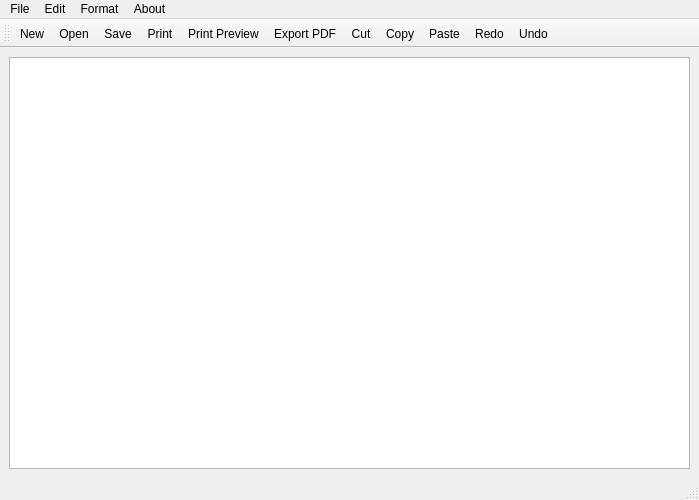
<?xml version="1.0" encoding="UTF-8"?>
<ui version="4.0">
 <class>MainWindow</class>
 <widget class="QMainWindow" name="MainWindow">
  <property name="geometry">
   <rect>
    <x>0</x>
    <y>0</y>
    <width>699</width>
    <height>500</height>
   </rect>
  </property>
  <property name="windowTitle">
   <string>NotePad App</string>
  </property>
  <widget class="QWidget" name="centralwidget">
   <layout class="QHBoxLayout" name="horizontalLayout">
    <item>
     <widget class="QTextEdit" name="textEdit"/>
    </item>
   </layout>
  </widget>
  <widget class="QMenuBar" name="menubar">
   <property name="geometry">
    <rect>
     <x>0</x>
     <y>0</y>
     <width>699</width>
     <height>22</height>
    </rect>
   </property>
   <widget class="QMenu" name="menuFile">
    <property name="title">
     <string>File</string>
    </property>
    <addaction name="actionNew"/>
    <addaction name="actionOpen"/>
    <addaction name="actionSave"/>
    <addaction name="separator"/>
    <addaction name="actionPrint"/>
    <addaction name="actionPrint_Preview"/>
    <addaction name="actionExport_PDF"/>
    <addaction name="separator"/>
    <addaction name="actionClose"/>
   </widget>
   <widget class="QMenu" name="menuEdit">
    <property name="title">
     <string>Edit</string>
    </property>
    <addaction name="actionUndo"/>
    <addaction name="actionRedo"/>
    <addaction name="separator"/>
    <addaction name="actionCut"/>
    <addaction name="actionCopy"/>
    <addaction name="actionPaste"/>
   </widget>
   <widget class="QMenu" name="menuFormat">
    <property name="title">
     <string>Format</string>
    </property>
    <addaction name="actionBold"/>
    <addaction name="actionItalic"/>
    <addaction name="actionUnderline"/>
    <addaction name="separator"/>
    <addaction name="actionLeft"/>
    <addaction name="actionRight"/>
    <addaction name="actionDown"/>
    <addaction name="actionJustify"/>
    <addaction name="separator"/>
    <addaction name="actionFont"/>
    <addaction name="actionColor"/>
   </widget>
   <widget class="QMenu" name="menuAbout">
    <property name="title">
     <string>About</string>
    </property>
    <addaction name="actionAbout_App"/>
   </widget>
   <addaction name="menuFile"/>
   <addaction name="menuEdit"/>
   <addaction name="menuFormat"/>
   <addaction name="menuAbout"/>
  </widget>
  <widget class="QStatusBar" name="statusbar"/>
  <widget class="QToolBar" name="toolBar">
   <property name="windowTitle">
    <string>toolBar</string>
   </property>
   <attribute name="toolBarArea">
    <enum>TopToolBarArea</enum>
   </attribute>
   <attribute name="toolBarBreak">
    <bool>false</bool>
   </attribute>
   <addaction name="actionNew"/>
   <addaction name="actionOpen"/>
   <addaction name="actionSave"/>
   <addaction name="actionPrint"/>
   <addaction name="actionPrint_Preview"/>
   <addaction name="actionExport_PDF"/>
   <addaction name="actionCut"/>
   <addaction name="actionCopy"/>
   <addaction name="actionPaste"/>
   <addaction name="actionRedo"/>
   <addaction name="actionUndo"/>
  </widget>
  <action name="actionNew">
   <property name="icon">
    <iconset resource="Icons/icons.qrc">
     <normaloff>:/icons/new.png</normaloff>:/icons/new.png</iconset>
   </property>
   <property name="text">
    <string>New</string>
   </property>
   <property name="shortcut">
    <string>Ctrl+N</string>
   </property>
  </action>
  <action name="actionOpen">
   <property name="icon">
    <iconset resource="Icons/icons.qrc">
     <normaloff>:/icons/open.png</normaloff>:/icons/open.png</iconset>
   </property>
   <property name="text">
    <string>Open</string>
   </property>
   <property name="shortcut">
    <string>Ctrl+O</string>
   </property>
  </action>
  <action name="actionSave">
   <property name="icon">
    <iconset resource="Icons/icons.qrc">
     <normaloff>:/icons/save.png</normaloff>:/icons/save.png</iconset>
   </property>
   <property name="text">
    <string>Save</string>
   </property>
   <property name="shortcut">
    <string>Ctrl+S</string>
   </property>
  </action>
  <action name="actionPrint">
   <property name="icon">
    <iconset resource="Icons/icons.qrc">
     <normaloff>:/icons/print.png</normaloff>:/icons/print.png</iconset>
   </property>
   <property name="text">
    <string>Print</string>
   </property>
   <property name="shortcut">
    <string>Ctrl+P</string>
   </property>
  </action>
  <action name="actionPrint_Preview">
   <property name="icon">
    <iconset resource="Icons/icons.qrc">
     <normaloff>:/icons/printprev.png</normaloff>:/icons/printprev.png</iconset>
   </property>
   <property name="text">
    <string>Print Preview</string>
   </property>
   <property name="shortcut">
    <string>Ctrl+Shift+P</string>
   </property>
  </action>
  <action name="actionExport_PDF">
   <property name="icon">
    <iconset resource="Icons/icons.qrc">
     <normaloff>:/icons/pdf.png</normaloff>:/icons/pdf.png</iconset>
   </property>
   <property name="text">
    <string>Export PDF</string>
   </property>
   <property name="shortcut">
    <string>Ctrl+E</string>
   </property>
  </action>
  <action name="actionClose">
   <property name="icon">
    <iconset resource="Icons/icons.qrc">
     <normaloff>:/icons/exit.png</normaloff>:/icons/exit.png</iconset>
   </property>
   <property name="text">
    <string>Quit</string>
   </property>
   <property name="shortcut">
    <string>Ctrl+Q</string>
   </property>
  </action>
  <action name="actionUndo">
   <property name="icon">
    <iconset resource="Icons/icons.qrc">
     <normaloff>:/icons/undo.png</normaloff>:/icons/undo.png</iconset>
   </property>
   <property name="text">
    <string>Undo</string>
   </property>
   <property name="shortcut">
    <string>Ctrl+Z</string>
   </property>
  </action>
  <action name="actionRedo">
   <property name="icon">
    <iconset resource="Icons/icons.qrc">
     <normaloff>:/icons/redo.png</normaloff>:/icons/redo.png</iconset>
   </property>
   <property name="text">
    <string>Redo</string>
   </property>
   <property name="shortcut">
    <string>Ctrl+Y</string>
   </property>
  </action>
  <action name="actionCopy">
   <property name="icon">
    <iconset resource="Icons/icons.qrc">
     <normaloff>:/icons/copy.png</normaloff>:/icons/copy.png</iconset>
   </property>
   <property name="text">
    <string>Copy</string>
   </property>
   <property name="shortcut">
    <string>Ctrl+C</string>
   </property>
  </action>
  <action name="actionPaste">
   <property name="icon">
    <iconset resource="Icons/icons.qrc">
     <normaloff>:/icons/paste.png</normaloff>:/icons/paste.png</iconset>
   </property>
   <property name="text">
    <string>Paste</string>
   </property>
   <property name="shortcut">
    <string>Ctrl+P</string>
   </property>
  </action>
  <action name="actionCut">
   <property name="icon">
    <iconset resource="Icons/icons.qrc">
     <normaloff>:/icons/cut.png</normaloff>:/icons/cut.png</iconset>
   </property>
   <property name="text">
    <string>Cut</string>
   </property>
   <property name="shortcut">
    <string>Ctrl+X</string>
   </property>
  </action>
  <action name="actionBold">
   <property name="icon">
    <iconset resource="Icons/icons.qrc">
     <normaloff>:/icons/bold.png</normaloff>:/icons/bold.png</iconset>
   </property>
   <property name="text">
    <string>Bold</string>
   </property>
   <property name="shortcut">
    <string>Ctrl+B</string>
   </property>
  </action>
  <action name="actionItalic">
   <property name="icon">
    <iconset resource="Icons/icons.qrc">
     <normaloff>:/icons/italic.png</normaloff>:/icons/italic.png</iconset>
   </property>
   <property name="text">
    <string>Italic</string>
   </property>
   <property name="shortcut">
    <string>Ctrl+I</string>
   </property>
  </action>
  <action name="actionUnderline">
   <property name="icon">
    <iconset resource="Icons/icons.qrc">
     <normaloff>:/icons/underline.png</normaloff>:/icons/underline.png</iconset>
   </property>
   <property name="text">
    <string>Underline</string>
   </property>
   <property name="shortcut">
    <string>Ctrl+E</string>
   </property>
  </action>
  <action name="actionLeft">
   <property name="icon">
    <iconset resource="Icons/icons.qrc">
     <normaloff>:/icons/left.png</normaloff>:/icons/left.png</iconset>
   </property>
   <property name="text">
    <string>Left</string>
   </property>
   <property name="shortcut">
    <string>Ctrl+Left</string>
   </property>
  </action>
  <action name="actionRight">
   <property name="icon">
    <iconset resource="Icons/icons.qrc">
     <normaloff>:/icons/right.png</normaloff>:/icons/right.png</iconset>
   </property>
   <property name="text">
    <string>Right</string>
   </property>
   <property name="shortcut">
    <string>Ctrl+Right</string>
   </property>
  </action>
  <action name="actionDown">
   <property name="icon">
    <iconset resource="Icons/icons.qrc">
     <normaloff>:/icons/center.png</normaloff>:/icons/center.png</iconset>
   </property>
   <property name="text">
    <string>Center</string>
   </property>
   <property name="shortcut">
    <string>Ctrl+K</string>
   </property>
  </action>
  <action name="actionJustify">
   <property name="icon">
    <iconset resource="Icons/icons.qrc">
     <normaloff>:/icons/justify.png</normaloff>:/icons/justify.png</iconset>
   </property>
   <property name="text">
    <string>Justify</string>
   </property>
   <property name="shortcut">
    <string>Ctrl+J</string>
   </property>
  </action>
  <action name="actionFont">
   <property name="icon">
    <iconset resource="Icons/icons.qrc">
     <normaloff>:/icons/font.png</normaloff>:/icons/font.png</iconset>
   </property>
   <property name="text">
    <string>Font</string>
   </property>
  </action>
  <action name="actionColor">
   <property name="icon">
    <iconset resource="Icons/icons.qrc">
     <normaloff>:/icons/color.png</normaloff>:/icons/color.png</iconset>
   </property>
   <property name="text">
    <string>Color</string>
   </property>
  </action>
  <action name="actionAbout_App">
   <property name="icon">
    <iconset resource="Icons/icons.qrc">
     <normaloff>:/icons/about.png</normaloff>:/icons/about.png</iconset>
   </property>
   <property name="text">
    <string>About App</string>
   </property>
  </action>
 </widget>
 <resources>
  <include location="Icons/icons.qrc"/>
 </resources>
 <connections/>
</ui>
